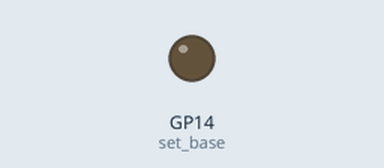
Simulated run of this program. Board: Raspberry Pi Pico running MicroPython. Shown: output pins drawn as LEDs (lit = HIGH). Pins used as bus, display or sensor lines are not drawn. At 51.1 s the program stops and its outputs stay as they are.

Above: at 0.1 s.
At 1.1 s:
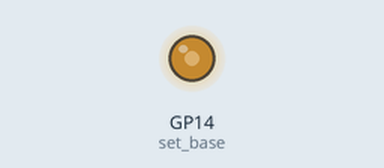
Timing chart, 0 to 52.5 s (numbered marks = the images above):
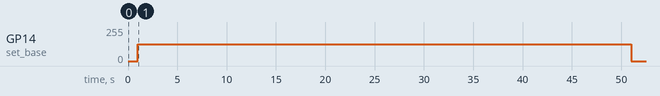

Measured:
- by itself, GP14 (set_base): 0/255 → 126/255 at 1.0 s, → 0/255 50.0 s later

The program:

deneme.py
```python
from machine import Pin
import rp2
from utime import sleep
@rp2.asm_pio(set_init=rp2.PIO.OUT_LOW)
def blink():
    wrap_target()
    set(pins,1) [31]
    set(pins,0) [31]
    irq (block,0)
    wrap()


p = Pin(15, Pin.OUT)

sm = rp2.StateMachine(0, blink, freq=40000, set_base=Pin(14))

def irqfunc(flag):
     p.on()
     p.off()

for i in range(10):
    irqfunc(0)
    sleep(0.1)
#rp2.PIO(0).irq(irqfunc)
sm.irq(irqfunc)

sm.active(1)
for i in range(50):
    sleep(1)
sm.active(0)
```
